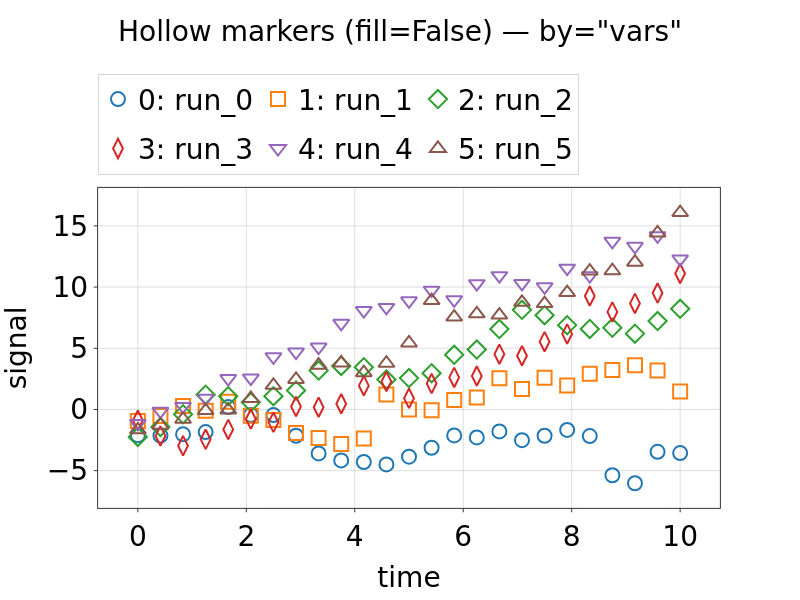

Notebook code cell kept with this figure:
### Code cell
nbf = new_uc()
for i in range(6):
    nbf.load_df(make_run(0.4 * i), title=f'run_{i}')


nbf.plot(x='time', y='signal',
         suptitle='Hollow markers (fill=False) — by="vars"')

### Figure 1 — Plotly figure (JSON) as saved in the notebook; plotly's stock layout.template omitted (floating-point values rounded to 4 significant figures)
{"data": [{"hovertemplate": "<b><u>Set: 0</u></b><br><b>run_0</b><br>time: %{x:.2f}<br>signal: %{y:.2f}<extra></extra>", "legendgroup": "group_0", "legendrank": 1000, "line": {"color": "#1f77b4", "width": 2}, "marker": {"color": "rgba(0,0,0,0)", "line": {"color": "#1f77b4", "width": 2}, "size": 14, "symbol": "circle"}, "mode": "markers", "name": "0: run_0", "opacity": 1, "showlegend": true, "type": "scatter", "x": [0.0, 0.4167, 0.8333, 1.25, 1.667, 2.083, 2.5, 2.917, 3.333, 3.75, 4.167, 4.583, 5.0, 5.417, 5.833, 6.25, 6.667, 7.083, 7.5, 7.917, 8.333, 8.75, 9.167, 9.583, 10.0], "xaxis": "x", "y": [-2.098, -2.136, -2.032, -1.845, 0.1926, -0.445, -0.4595, -2.147, -3.595, -4.163, -4.292, -4.488, -3.855, -3.126, -2.122, -2.285, -1.795, -2.51, -2.15, -1.671, -2.171, -5.377, -6.028, -3.463, -3.561], "yaxis": "y"}, {"hovertemplate": "<b><u>Set: 1</u></b><br><b>run_1</b><br>time: %{x:.2f}<br>signal: %{y:.2f}<extra></extra>", "legendgroup": "group_1", "legendrank": 1001, "line": {"color": "#ff7f0e", "width": 2}, "marker": {"color": "rgba(0,0,0,0)", "line": {"color": "#ff7f0e", "width": 2}, "size": 14, "symbol": "square"}, "mode": "markers", "name": "1: run_1", "opacity": 1, "showlegend": true, "type": "scatter", "x": [0.0, 0.4167, 0.8333, 1.25, 1.667, 2.083, 2.5, 2.917, 3.333, 3.75, 4.167, 4.583, 5.0, 5.417, 5.833, 6.25, 6.667, 7.083, 7.5, 7.917, 8.333, 8.75, 9.167, 9.583, 10.0], "xaxis": "x", "y": [-0.9461, -0.5284, 0.2879, -0.1112, 0.636, -0.5125, -0.8618, -1.923, -2.33, -2.821, -2.37, 1.212, -0.009268, -0.06507, 0.764, 0.9803, 2.543, 1.666, 2.586, 1.949, 2.912, 3.223, 3.616, 3.174, 1.473], "yaxis": "y"}, {"hovertemplate": "<b><u>Set: 2</u></b><br><b>run_2</b><br>time: %{x:.2f}<br>signal: %{y:.2f}<extra></extra>", "legendgroup": "group_2", "legendrank": 1002, "line": {"color": "#2ca02c", "width": 2}, "marker": {"color": "rgba(0,0,0,0)", "line": {"color": "#2ca02c", "width": 2}, "size": 14, "symbol": "diamond"}, "mode": "markers", "name": "2: run_2", "opacity": 1, "showlegend": true, "type": "scatter", "x": [0.0, 0.4167, 0.8333, 1.25, 1.667, 2.083, 2.5, 2.917, 3.333, 3.75, 4.167, 4.583, 5.0, 5.417, 5.833, 6.25, 6.667, 7.083, 7.5, 7.917, 8.333, 8.75, 9.167, 9.583, 10.0], "xaxis": "x", "y": [-2.241, -1.424, -0.3903, 1.205, 1.085, 0.5862, 1.082, 1.544, 3.178, 3.556, 3.454, 2.447, 2.562, 2.962, 4.466, 4.898, 6.572, 8.138, 7.699, 6.887, 6.581, 6.675, 6.195, 7.223, 8.227], "yaxis": "y"}, {"hovertemplate": "<b><u>Set: 3</u></b><br><b>run_3</b><br>time: %{x:.2f}<br>signal: %{y:.2f}<extra></extra>", "legendgroup": "group_3", "legendrank": 1003, "line": {"color": "#d62728", "width": 2}, "marker": {"color": "rgba(0,0,0,0)", "line": {"color": "#d62728", "width": 2}, "size": 14, "symbol": "diamond-tall"}, "mode": "markers", "name": "3: run_3", "opacity": 1, "showlegend": true, "type": "scatter", "x": [0.0, 0.4167, 0.8333, 1.25, 1.667, 2.083, 2.5, 2.917, 3.333, 3.75, 4.167, 4.583, 5.0, 5.417, 5.833, 6.25, 6.667, 7.083, 7.5, 7.917, 8.333, 8.75, 9.167, 9.583, 10.0], "xaxis": "x", "y": [-0.8882, -2.162, -2.962, -2.441, -1.63, -0.7893, -1.052, 0.2361, 0.187, 0.466, 1.946, 2.285, 0.9062, 2.119, 2.619, 2.732, 4.519, 4.39, 5.541, 6.175, 9.271, 7.971, 8.665, 9.51, 11.11], "yaxis": "y"}, {"hovertemplate": "<b><u>Set: 4</u></b><br><b>run_4</b><br>time: %{x:.2f}<br>signal: %{y:.2f}<extra></extra>", "legendgroup": "group_4", "legendrank": 1004, "line": {"color": "#9467bd", "width": 2}, "marker": {"color": "rgba(0,0,0,0)", "line": {"color": "#9467bd", "width": 2}, "size": 14, "symbol": "triangle-down"}, "mode": "markers", "name": "4: run_4", "opacity": 1, "showlegend": true, "type": "scatter", "x": [0.0, 0.4167, 0.8333, 1.25, 1.667, 2.083, 2.5, 2.917, 3.333, 3.75, 4.167, 4.583, 5.0, 5.417, 5.833, 6.25, 6.667, 7.083, 7.5, 7.917, 8.333, 8.75, 9.167, 9.583, 10.0], "xaxis": "x", "y": [-1.139, -0.144, 0.2475, 0.9175, 2.52, 2.565, 4.301, 4.692, 5.095, 7.042, 8.08, 8.334, 8.874, 9.748, 8.955, 10.28, 10.93, 10.3, 10.02, 11.54, 10.93, 13.74, 13.33, 14.19, 12.3], "yaxis": "y"}, {"hovertemplate": "<b><u>Set: 5</u></b><br><b>run_5</b><br>time: %{x:.2f}<br>signal: %{y:.2f}<extra></extra>", "legendgroup": "group_5", "legendrank": 1005, "line": {"color": "#8c564b", "width": 2}, "marker": {"color": "rgba(0,0,0,0)", "line": {"color": "#8c564b", "width": 2}, "size": 14, "symbol": "triangle-up"}, "mode": "markers", "name": "5: run_5", "opacity": 1, "showlegend": true, "type": "scatter", "x": [0.0, 0.4167, 0.8333, 1.25, 1.667, 2.083, 2.5, 2.917, 3.333, 3.75, 4.167, 4.583, 5.0, 5.417, 5.833, 6.25, 6.667, 7.083, 7.5, 7.917, 8.333, 8.75, 9.167, 9.583, 10.0], "xaxis": "x", "y": [-1.661, -1.284, -0.8006, -0.0861, -0.039, 0.8965, 1.969, 2.457, 3.617, 3.806, 3.009, 3.776, 5.429, 8.9, 7.547, 7.815, 7.712, 8.753, 8.649, 9.547, 11.31, 11.33, 12.04, 14.43, 16.09], "yaxis": "y"}], "layout": {"height": 600, "hoverlabel": {"font": {"size": 28}}, "legend": {"font": {"size": 28}, "orientation": "h", "x": 0, "xanchor": "left", "y": 0.8773, "yanchor": "top", "yref": "container"}, "margin": {"r": 80, "t": 111.6}, "meta": {"uc_legend_rows": 1}, "showlegend": true, "title": {"font": {"size": 28}, "text": "Hollow markers (fill=False) — by=\"vars\"", "x": 0.5, "xanchor": "center", "y": 0.965, "yanchor": "top", "yref": "container"}, "width": 800, "xaxis": {"anchor": "y", "domain": [0, 1], "tickfont": {"size": 28}, "title": {"font": {"size": 28}, "standoff": 15, "text": "time"}}, "yaxis": {"anchor": "x", "domain": [0, 1], "tickfont": {"size": 28}, "title": {"font": {"size": 28}, "standoff": 15, "text": "signal"}}}}
